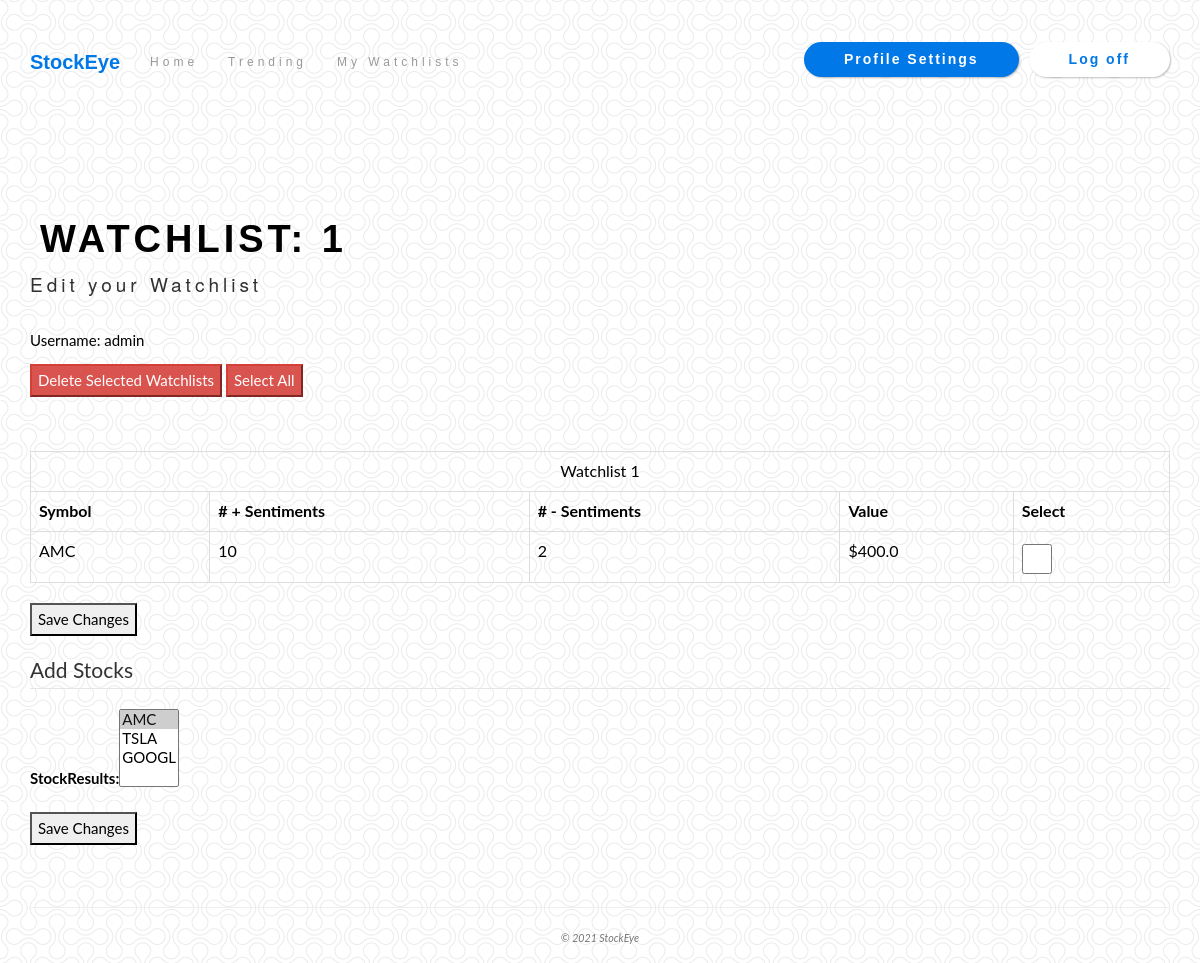
Before: /watchlist/1/ (signed in) with the older database file.
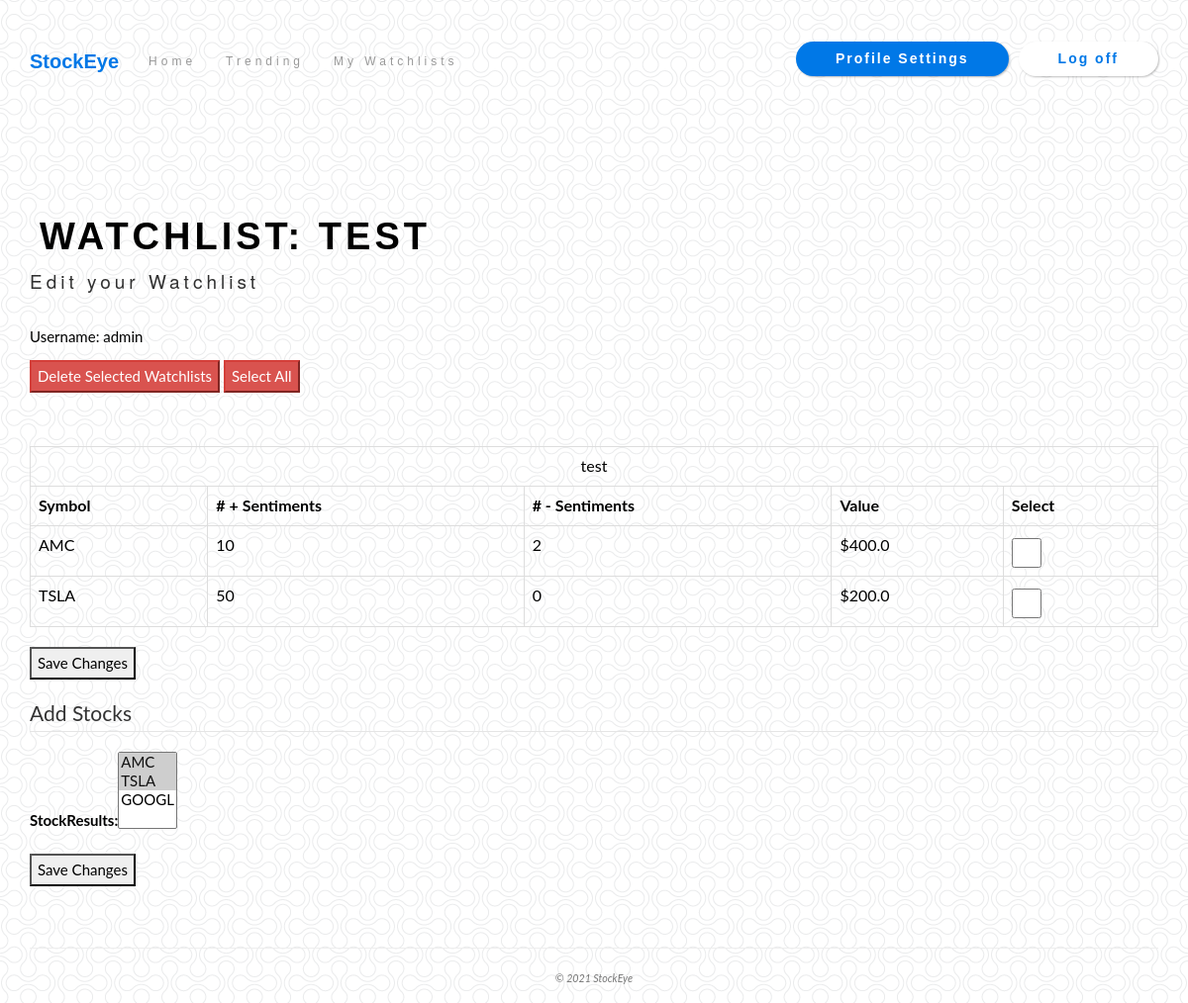
After: the same page with the newer database file.
### app/models.py (models this page shows)
class StockList(models.Model):
    stock_id = models.UUIDField(primary_key=True, default=uuid.uuid4, editable=False)
    symbol = models.CharField(max_length=6, blank=False, default = '')
    positiveSentimentCount = models.PositiveIntegerField(blank=False, default=0)
    negativeSentimentCount = models.PositiveIntegerField(blank=False, default=0)
    value = models.FloatField(blank=False, default = 0.0)
    tweet_id = models.CharField(max_length=6, blank=True, default = '')
    def __str__(self):
        return self.symbol

class WatchList(models.Model):
    user = models.ForeignKey(User, on_delete=models.PROTECT)
    stockResults = models.ManyToManyField('app.StockList')
    watchList_id = models.PositiveIntegerField(blank=False, default=0)
    watchList_name = models.CharField(max_length=15, blank=False, default = '')
    class Meta:
        get_latest_by = "watchList_id"

### app/views.py (the view)
# urls.py: path('watchlist/<int:w_id>/', views.edit_watchlist, name='edit_watchlist'),
@login_required
def edit_watchlist(request, w_id):
    assert isinstance(request, HttpRequest)
    try:
        watchlist = WatchList.objects.filter(user=request.user, watchList_id=w_id).get()
        watchlist_id = watchlist.watchList_id
        watchlist_name = watchlist.watchList_name
        stocks = []
    except WatchList.DoesNotExist:
            return redirect('watchlists')
    if request.method == 'POST':
        form = EditWatchListForm(request.POST, instance=watchlist)
        if form.is_valid:
            updated_watchlist = form.save(commit=False)
            updated_watchlist.watchList_id = watchlist_id
            updated_watchlist.user = request.user
            updated_watchlist.name = watchlist_name
            updated_watchlist.save()
            form.save_m2m()
    else:
        form = EditWatchListForm(instance=watchlist)
    for stock in watchlist.stockResults.all():
        stocks.append(stock)
    print(f'Stocks: {stocks}')
    context = {
        'title': 'Edit Watchlist',
        'year': datetime.now().year,
        'user': request.user,
        'watchlist_id': watchlist_id,
        'watchlist_name': watchlist_name,
        'stocks': stocks,
        'form': form,
    }
    return render(
        request,
        'app/edit_watchlist.html',
        context
    )

### app/forms.py
class EditWatchListForm(forms.ModelForm):
    def __init__(self, *args, **kwargs):
        super(EditWatchListForm, self).__init__(*args, **kwargs)
        self.initial['stockResults'] = [s.pk for s in self.instance.stockResults.all()]
        self.initial['watchList_id'] = [self.instance.watchList_id]
    class Meta:
        model = WatchList
        fields = ['stockResults']
        exclude = ['watchList_name', 'user', 'watchList_id']

### app/templates/app/edit_watchlist.html (shortened to what this page needs)
{% extends "app/layout.html" %}
{% load static %}
{% block content %}
<body>
    <div class="navbar">
        {% if watchlist_name %}
            <h1>Watchlist: {{ watchlist_name }}</h1>
        {% elif watchlist_id %}
            <h1>Watchlist: {{ watchlist_id }}</h1>
        {% else %}
            <h1>StockEye: Watchlist</h1>
        {% endif %}
            <h4>Edit your Watchlist</h4>
    </div>
    <div class="content">
        {% if user.is_authenticated %}
            <p>Username: {{ user.username }}</p>
        {% else %}
            <p>Username: {{ user.username }} (Not a valid user)</p>
        {% endif %}
        <div>
            <button type="submit" class="btn-danger">Delete Selected Watchlists</button>
            <button type="submit" class="btn-danger">Select All</button>
        </div>
        <br></br>
        <table class="table table-bordered">
            <tr>
                {% if watchlist_name %}
                    <td colspan="5" style="text-align: center;">{{ watchlist_name }}</th>
                {% else %}
                    <td colspan="5" style="text-align: center;">Watchlist {{watchlist_id}}</th>
                {% endif %}
            </tr>
            <tr>
                <th>Symbol</th>
                <th># + Sentiments</th>
                <th># - Sentiments</th>
                <th>Value</th>
                <th>Select</th>
            </tr>
            {% for stock in stocks %}
            <tr>
                <td>{{ stock.symbol }}</td>
                <td>{{ stock.positiveSentimentCount }}</td>
                <td>{{ stock.negativeSentimentCount }}</td>
                <td>${{ stock.value }}</td>
                <td>
                    <input class ="form-check-input larger" name="delWatchListId" type="checkbox" value="{{watchlist.watchList_id}}">
                </td>
                </tr>
            {% endfor %}
        </table>
    </div>
    <div class="form-group">
        <button class="btn-outline-info" type="submit">Save Changes</button>
    </div>
    <form id="editWatchListForm" action="{% url 'edit_watchlist' w_id=watchlist_id %}" method="post">
        <fieldset class="form-group">
            <legend class="border-bottom mb-4">Add Stocks</legend>
            {{ form }}
        </fieldset>
        <div class="form-group">
             <button class="btn-outline-info" type="submit">Save Changes</button>
        </div>
</body>
{% endblock %}

Changed rows visible on the page:
added WatchList: watchList_name "TEST", watchList_name "test"
now on this page (row unchanged): StockList: symbol "TSLA", positiveSentimentCount "50", negativeSentimentCount "0", value "200.0"
Other visible differences:
form field stockResults: "AMC ☑ / TSLA / GOOGL" → "AMC ☑ / TSLA ☑ / GOOGL"
{{ watchlist_id }}: "1" → (not shown)
text no longer shown: "Watchlist"
